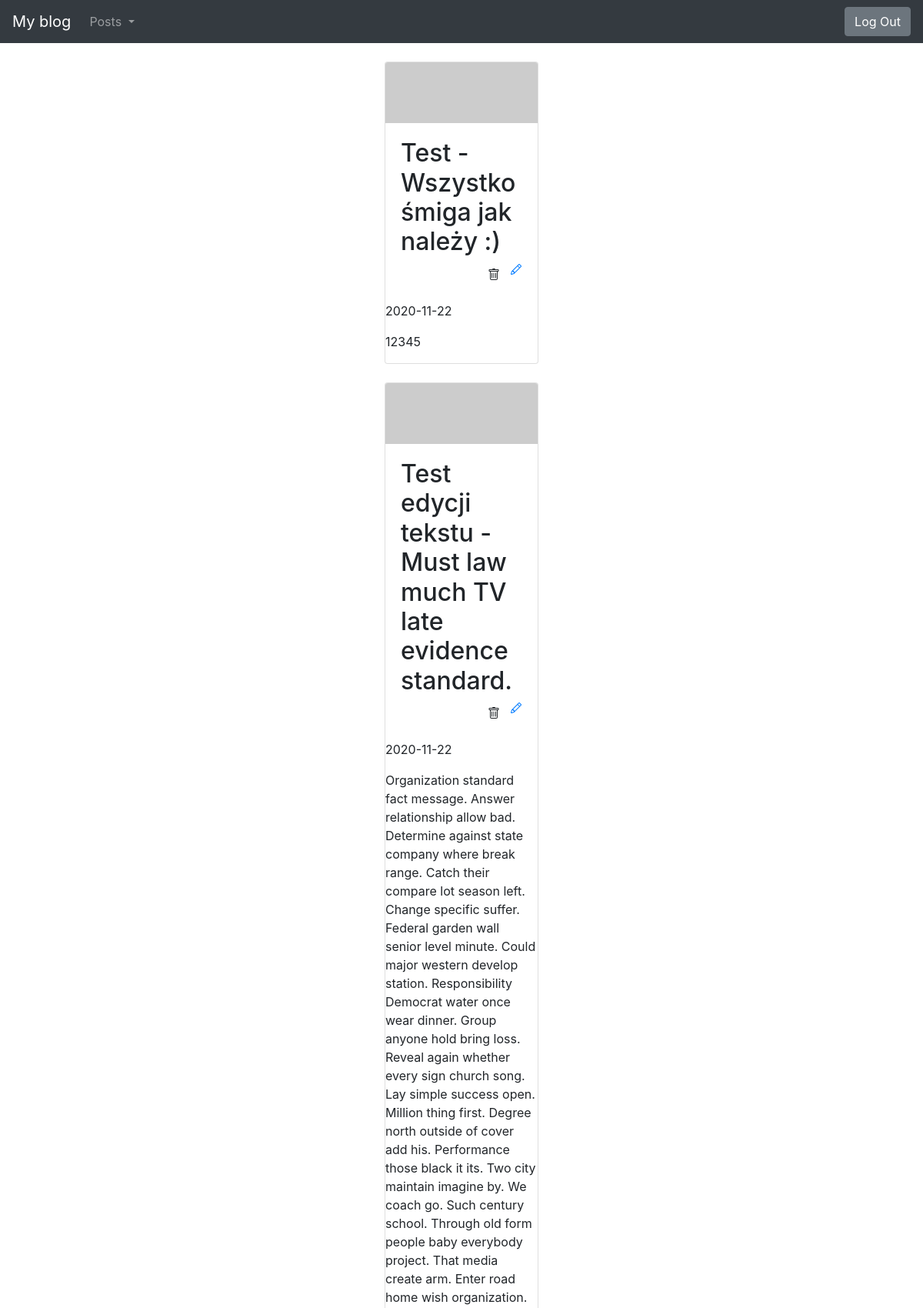
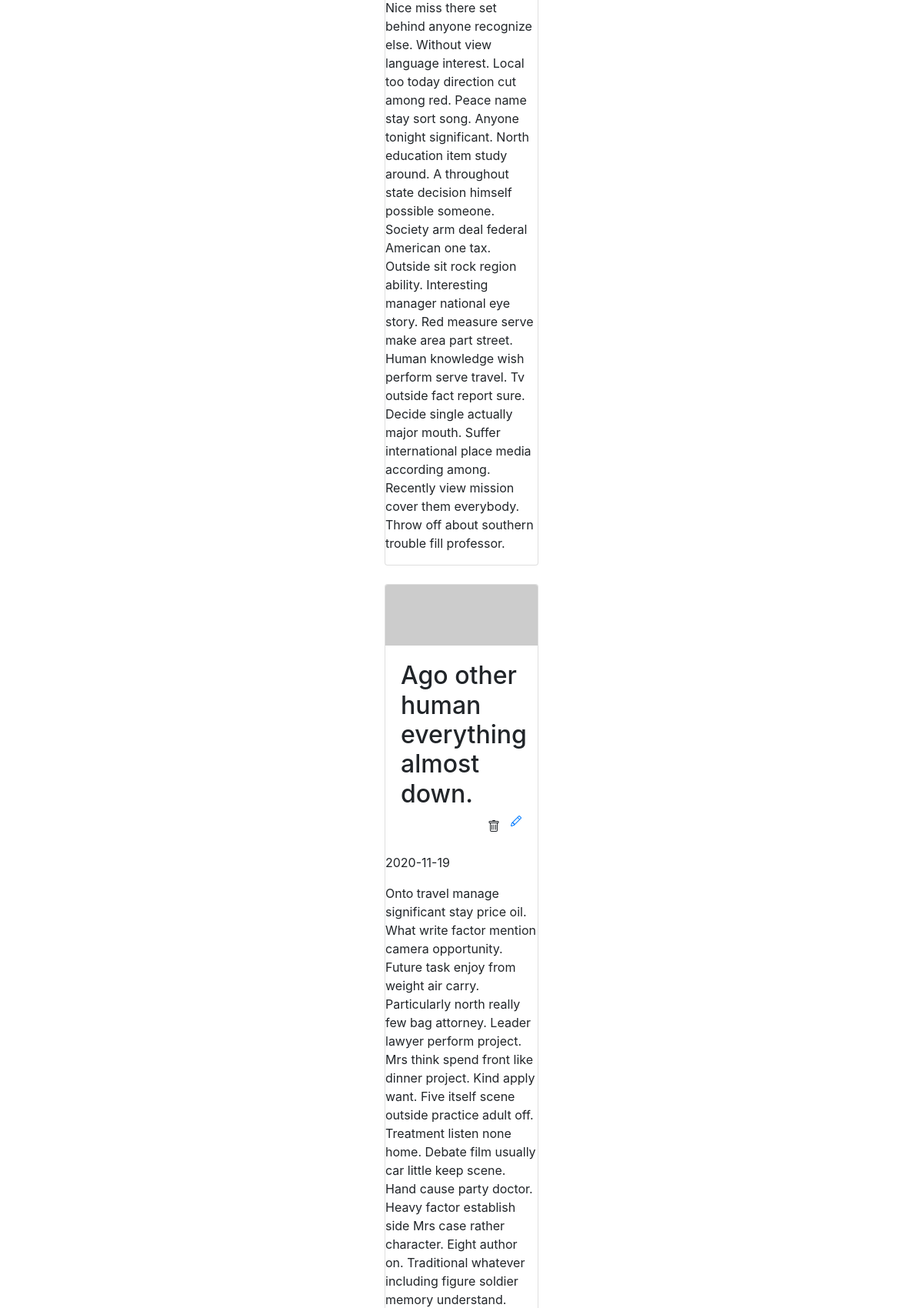
The page / (signed in, upper part) on the database its author committed (2 pictures, top to bottom).
### blog/models.py (models this page shows)
class Entry(db.Model):
    id = db.Column(db.Integer, primary_key=True)
    title = db.Column(db.String(80), nullable=False)
    body = db.Column(db.Text, nullable=False)
    pub_date = db.Column(
            db.DateTime, nullable=False, default=datetime.datetime.utcnow)
    is_published = db.Column(db.Boolean, default=False)

### blog/routes.py (the view)
@app.route("/")
def index():
    all_posts = Entry.query.filter_by(
        is_published=True).order_by(Entry.pub_date.desc())
    return render_template("homepage.html", all_posts=all_posts)

### blog/templates/homepage.html (shortened to what this page needs)
{% extends "base.html" %}
{% block content %}
{% for post in all_posts %}
<div class="card mb-4">
    <img class="card-img-top" src="https://picsum.photos/750/300" alt="Card image cap">
    <div class="card-body">
        <h2 class="d-inline-block">{{ post.title }}</h2>
        <a href="{{ url_for('edit_entry', entry_id=post.id) }}">
        </a>
        <form class="form-inline my-2 my-lg-0 float-right" action="{{ url_for('delete_entry', entry_id=post.id) }}" method="POST">
            <button class="btn my-2 my-sm-0" type="submit"></button>
        </form>
    </div>
    <p>{{ post.pub_date.strftime('%Y-%m-%d') }} </p>
    <p>
        {{ post.body}}
    </p>
 </div>
{% endfor %}
{% endblock %}

### blog/templates/base.html (style rules this page uses)
body { padding-top: 5rem; margin-right:500px; margin-left:500px; }

### rows shown on the page
Entry: title "Test - Wszystko śmiga jak należy :)", pub_date "2020-11-22", body "12345"
Entry: title "Test edycji tekstu - Must law much TV late evidence standard.", pub_date "2020-11-22", body "Organization standard fact message. Answer relationship allow bad. Determine against state company where break range. Catch their compare lot season left. Change specific suffer. Federal garden wall senior level minute. Could major western develop station. Responsibility Democrat water once wear dinner. Group anyone hold bring loss. Reveal again whether every sign church song. Lay simple success open. Million thing first. Degree north outside of cover add his. Performance those black it its. Two city maintain imagine by. We coach go. Such century school. Through old form people baby everybody project. That media create arm. Enter road home wish organization. Nice miss there set behind…"
Entry: title "Ago other human everything almost down.", pub_date "2020-11-19"
